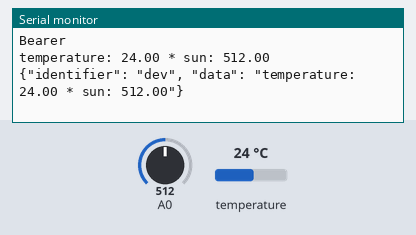
Recording of a sketch running on a simulated ESP8266 (NodeMCU). Parts: the last lines printed to the serial monitor. Inputs (shaded band) come from the test bench; at power-on: temperature 24 °C, A0 = 512. Uploads are accepted with an empty reply.

Above: at 9.4 s.
9.5 s: temperature set to 12 °C
At 14.7 s:
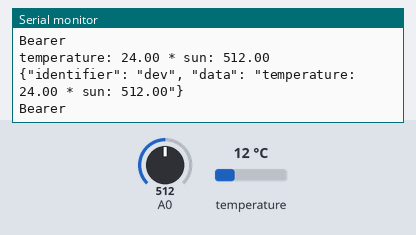
17.3 s: A0 set to 716
At 21.9 s:
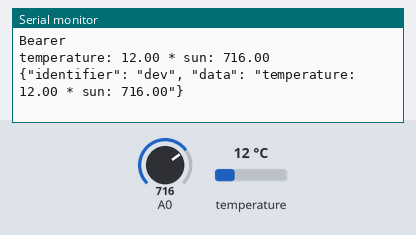
25.1 s: temperature set to 19 °C
At 27.8 s:
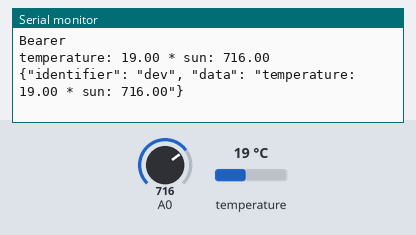
32.9 s: A0 set to 900
At 33.8 s:
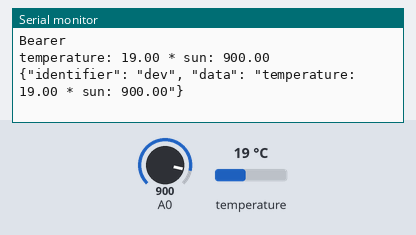
Timing chart, 0 to 35.9 s (numbered marks = the images above; inputs shaded):
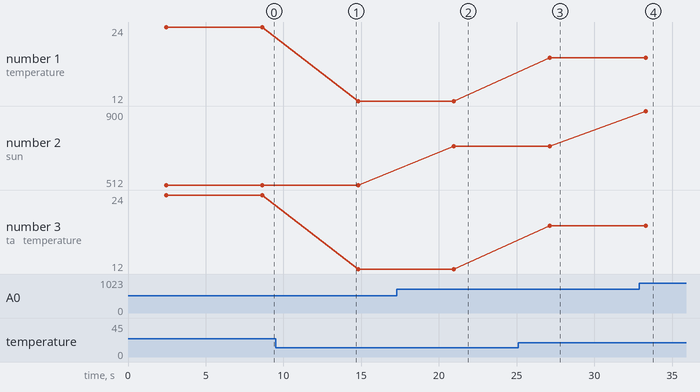

Measured:
- after the input at 17.3 s, the serial monitor: prints a new line after 3.7 s (image 2)
- after the input at 25.1 s, the serial monitor: prints a new line after 2.0 s (image 3)
- after the input at 32.9 s, the serial monitor: prints a new line after 0.41 s (image 4)
- plotted number 1: 24 → 12 after the input at 9.5 s, 12 → 19 after the input at 25.1 s
- plotted number 2: 512 → 716 after the input at 17.3 s, 716 → 900 after the input at 32.9 s
- plotted number 3: 24 → 12 after the input at 9.5 s, 12 → 19 after the input at 25.1 s

The sketch:

homeSensor.ino
```cpp
/* settings:
 board: ESP-12
 flash: 4MB (1MB SPIFFS)
 F_CPU: 80 MHz
 Upload baud: 115200
 Debug_port: Serial
 Debug_levle: All
*/
#include <Arduino.h>

#include <ESP8266WiFi.h>
#include <ESP8266WiFiMulti.h>
#include <ESP8266HTTPClient.h>
#include <ArduinoJson.h>
#include <OneWire.h>
#include <DallasTemperature.h>

#define ONE_WIRE_BUS 2 // DS18B20 pin

OneWire oneWire(ONE_WIRE_BUS);
DallasTemperature DS18B20(&oneWire);
ESP8266WiFiMulti AccessPoints;

String myCredentials = "{\"username\": \"homeAutomationSensor\", \"password\": \"homeAutomationSensorPassword\"}";
String cloudUrl = "http://192.168.0.223/api/";
String identifier = "dev";

const size_t bufferSize = JSON_OBJECT_SIZE(1) + 220;

void setup()
{
  Serial.begin(115200);
  WiFi.mode(WIFI_STA);
  /* add your access points here, you can use more than 2 or just 1 */
  AccessPoints.addAP("ssid1", "password1");
  AccessPoints.addAP("ssid2", "password2");
}

void loop()
{
  if ((AccessPoints.run() == WL_CONNECTED))
  {
    HTTPClient getTokenHttpSession;
    getTokenHttpSession.begin(cloudUrl + "token");
    getTokenHttpSession.addHeader("Content-Type", "application/json");
    getTokenHttpSession.addHeader("Content-Length", (String)(myCredentials.length()));

    if (getTokenHttpSession.POST(myCredentials) == HTTP_CODE_OK)
    {
      /* the request is sucessfull, parse the JSON response and post data with received token */
      DynamicJsonBuffer jsonBuffer(bufferSize);
      JsonObject &response = jsonBuffer.parseObject(getTokenHttpSession.getString());
      const char *token = response["token"];
      String headerAuthorizationValue = "Bearer ";
      headerAuthorizationValue += token;
      Serial.println(headerAuthorizationValue);

      HTTPClient postDataHttpSession;
      postDataHttpSession.begin(cloudUrl + "sensors/specified");
      postDataHttpSession.addHeader("Content-Type", "application/json");
      postDataHttpSession.addHeader("Authorization", headerAuthorizationValue);

      String payload = "{\"identifier\": \"" + identifier + "\", \"data\": \"" + GetSensorDataString() + "\"}";
      Serial.println(payload);

      postDataHttpSession.POST(payload);
      postDataHttpSession.end();
    }
    getTokenHttpSession.end();
  }

  delay(5000);
  //ESP.deepSleep(20e6);
}

String GetSensorDataString()
{
  DS18B20.requestTemperatures();
  float temperature = DS18B20.getTempCByIndex(0);
  float voltage = analogRead(A0);
  String data = "temperature: " + (String)temperature + " * " + "sun: " + (String)voltage;
  Serial.println(data);
  return data;
}
```
